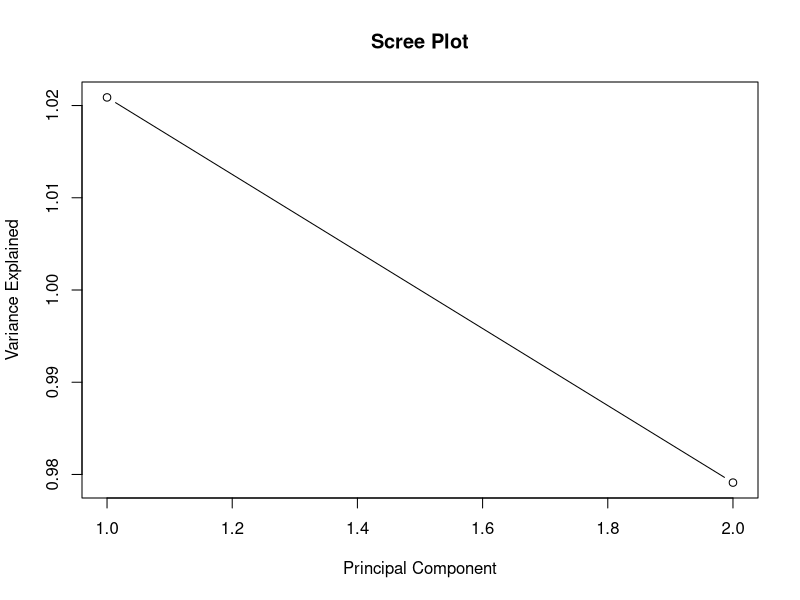
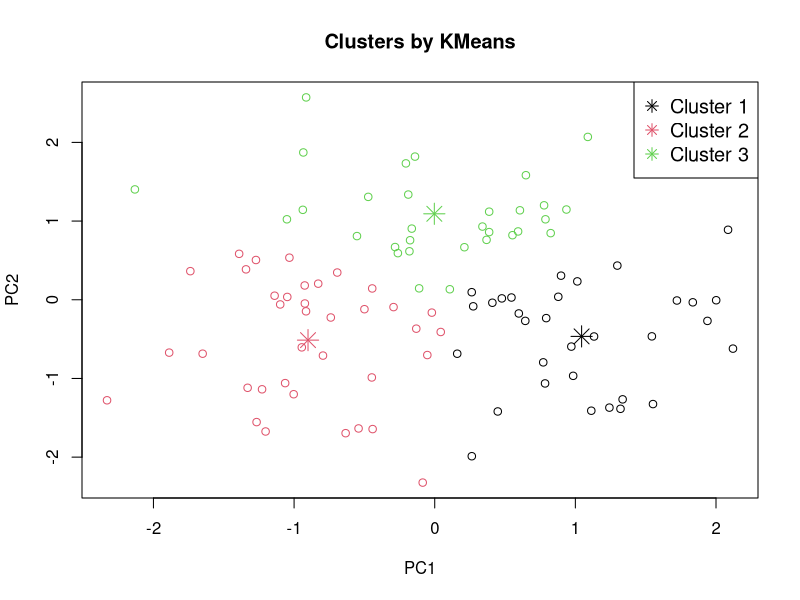

The R script that drew these images, in order:
# Load required libraries 
library(stats)

# Define the function to simulate student features
simulate_student_features <- function(n = 100) {
  # Set the random seed
  set.seed(260923)
  
  # Generate unique student IDs
  student_ids <- seq(1, n)
  
  # Simulate student engagement
  student_engagement <- rnorm(n, mean = 50, sd = 10)
  
  # Simulate student performance
  student_performance <- rnorm(n, mean = 60, sd = 15)
  
  # Combine the data into a data frame
  student_features <- data.frame(
    student_id = student_ids,
    student_engagement = student_engagement,
    student_performance = student_performance
  )
  
  # Return the data frame
  return(student_features)
}

# Simulate student data
student_data <- simulate_student_features()

# Perform dimensionality reduction using PCA
pca_result <- prcomp(student_data[, -1], scale. = TRUE)

# Plot scree plot to decide on the number of principal components to keep
plot(1:length(pca_result$sdev), pca_result$sdev^2, type = "b", xlab = "Principal Component", ylab = "Variance Explained", main = "Scree Plot")

# Select the number of principal components based on the scree plot
num_components <- 2

# Extract the scores for the selected number of principal components
pca_scores <- as.data.frame(pca_result$x[, 1:num_components])

# Cluster the data using KMeans
kmeans_clusters <- kmeans(pca_scores, centers = 3, nstart = 25)

# Plot the clusters
plot(pca_scores, col = kmeans_clusters$cluster, main = "Clusters by KMeans", xlab = "PC1", ylab = "PC2")
points(kmeans_clusters$centers[,1:2], col = 1:3, pch = 8, cex = 2)
legend("topright", legend = paste("Cluster", 1:3), col = 1:3, pch = 8, cex = 1.2)


